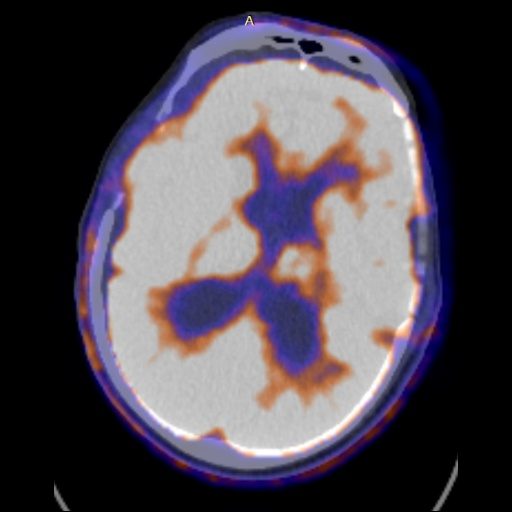
#> input picture 测试集原图/JIANG XIN WEI 1.jpg, 512 x 512 px; its folder holds only this picture in this run
$ python -i '原图对比度提升.py'   (imports and definitions only)
#> lines starting #> are read from the running program, lines starting #| are printed output that depends on the picture
import cv2
import numpy as np
import os  # 用于遍历文件夹和处理路径


def smart_auto_enhance(image_path, output_path):
#> called with image_path = '测试集原图/JIANG XIN WEI 1.jpg', output_path = 'out.png'
    img = cv2.imread(image_path)
#> img is the input picture: shape (512, 512, 3); mean B, G, R 80.5, 70.2, 77.7
    if img is None:
        print(f"警告：无法读取图片 {image_path}，已跳过")
        return

    hsv = cv2.cvtColor(img, cv2.COLOR_BGR2HSV)
#> hsv: shape (512, 512, 3); mean H, S, V 41.3, 53.6, 88.2
    h, s, v = cv2.split(hsv)
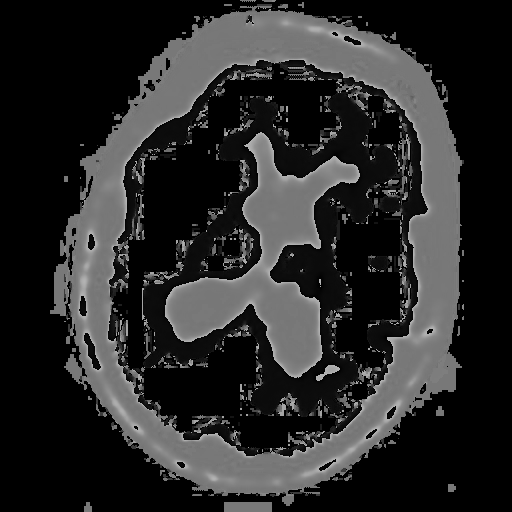
#> h: shape (512, 512); min 0, max 179, mean 41.3
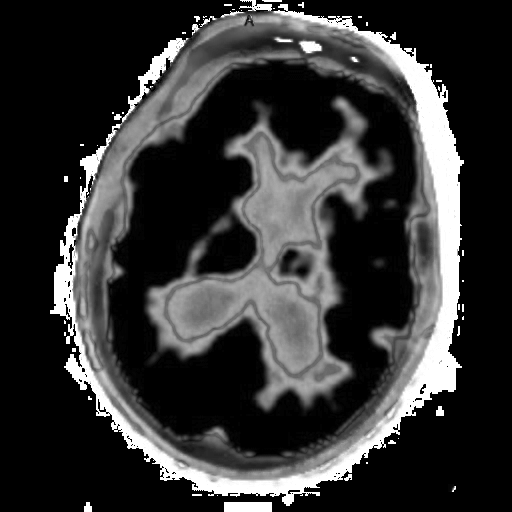
#> s: shape (512, 512); min 0, max 255, mean 53.6
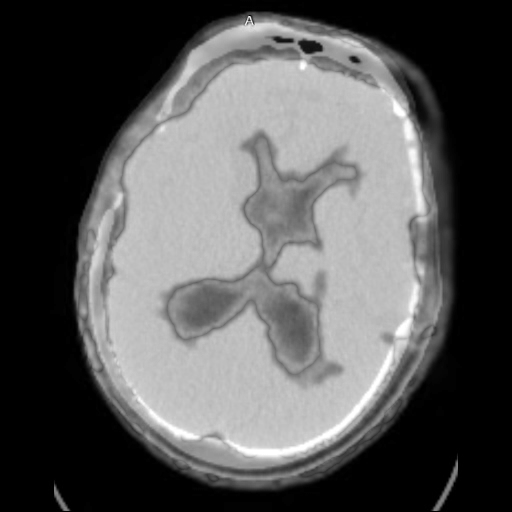
#> v: shape (512, 512); min 0, max 255, mean 88.2

    # 分析亮度并动态调整参数
    avg_brightness = np.mean(v)
#> avg_brightness = 88.19
    print(f"\n图片 {os.path.basename(image_path)} 平均亮度：{avg_brightness:.1f}")
#| 图片 JIANG XIN WEI 1.jpg 平均亮度：88.2

    if avg_brightness < 80:
        clahe = cv2.createCLAHE(clipLimit=3.0, tileGridSize=(12, 12))
    elif avg_brightness > 160:
        clahe = cv2.createCLAHE(clipLimit=1.5, tileGridSize=(8, 8))
    else:
        clahe = cv2.createCLAHE(clipLimit=2.0, tileGridSize=(10, 10))

    # 应用增强并保存
    enhanced_v = clahe.apply(v)
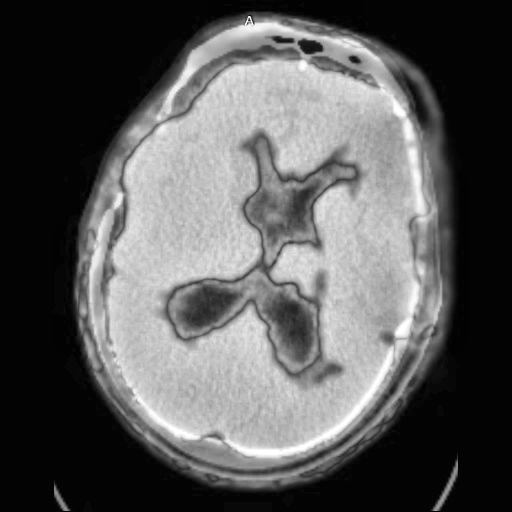
#> enhanced_v: shape (512, 512); min 2, max 255, mean 90.1
    enhanced_hsv = cv2.merge((h, s, enhanced_v))
#> enhanced_hsv: shape (512, 512, 3); mean H, S, V 41.3, 53.6, 90.1
    result = cv2.cvtColor(enhanced_hsv, cv2.COLOR_HSV2BGR)
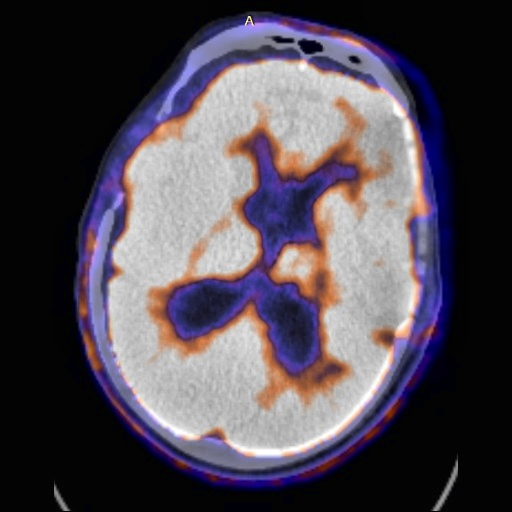
#> result: shape (512, 512, 3); mean B, G, R 82.3, 71.7, 79.2
    cv2.imwrite(output_path, result)
    print(f"已保存增强结果：{output_path}")


def batch_process_folder(input_folder, output_folder):
    os.makedirs(output_folder, exist_ok=True)

    # 定义支持的图片格式（可根据需要补充）
    image_extensions = ('.jpg', '.jpeg', '.png', '.bmp', '.gif')

    # 遍历输入文件夹中的所有文件
    for filename in os.listdir(input_folder):
        # 检查文件是否为图片
        if filename.lower().endswith(image_extensions):
            # 构建输入图片的完整路径
            input_path = os.path.join(input_folder, filename)
            # 构建输出图片的完整路径（保留原文件名，可加前缀区分）
            output_filename = f"{filename}"  # 增强后的文件名前加 "enhanced_"
            output_path = os.path.join(output_folder, output_filename)

            # 调用增强函数处理单张图片
            smart_auto_enhance(input_path, output_path)

    print("\n批量处理完成！所有增强后的图片已保存到：", output_folder)


# ------------------- 批量处理调用 -------------------
# [8 lines not run here, left out]
    #原图

>>> result = smart_auto_enhance('测试集原图/JIANG XIN WEI 1.jpg', 'out.png')

$ run again, on 测试集原图/LI JIE MIN 1.jpg
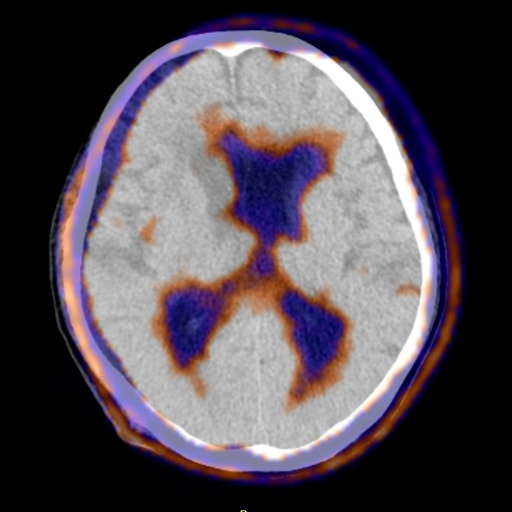
#> input picture 测试集原图/LI JIE MIN 1.jpg, 512 x 512 px
#> in smart_auto_enhance, img is the input picture: shape (512, 512, 3); mean B, G, R 83.3, 74.3, 82.8
#> hsv: shape (512, 512, 3); mean H, S, V 38.1, 55.8, 91.6
#> in smart_auto_enhance, `h, s, v = cv2.split(hsv)`:
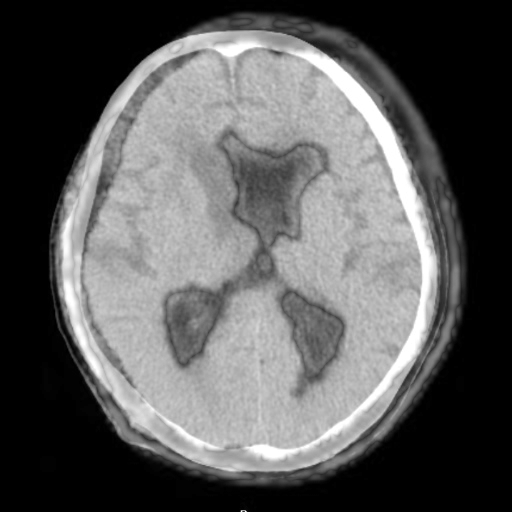
#> v: shape (512, 512); min 0, max 255, mean 91.6
#> avg_brightness = 91.63
#| 图片 LI JIE MIN 1.jpg 平均亮度：91.6
#> enhanced_hsv: shape (512, 512, 3); mean H, S, V 38.1, 55.8, 91.4
#> in smart_auto_enhance, `result = cv2.cvtColor(enhanced_hsv, cv2.COLOR_HSV2BGR)`:
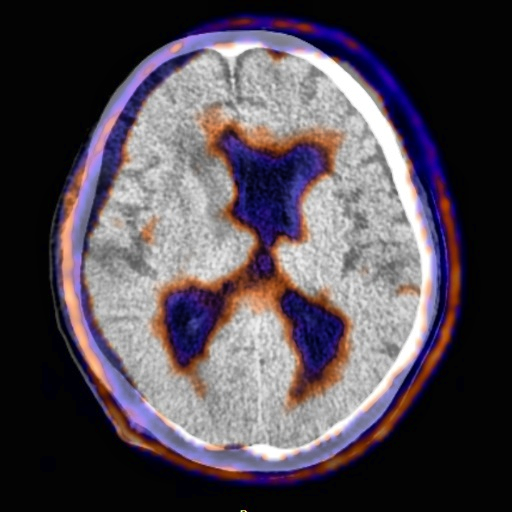
#> result: shape (512, 512, 3); mean B, G, R 82.9, 74, 82.4
